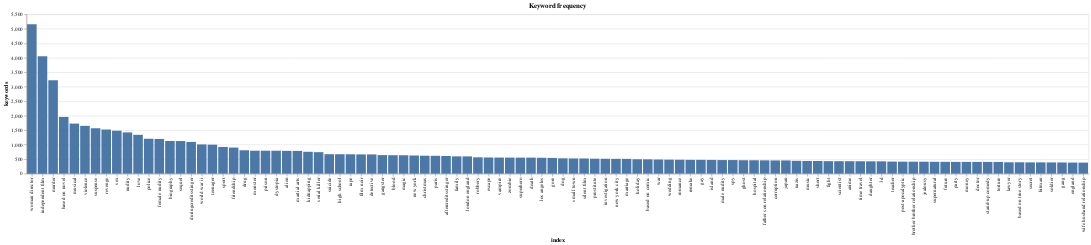

Notebook source saved alongside this figure:
### Markdown cell above
We can order by frequency and have a look at the distribution of the top-100:

### Code cell
alt.Chart(movies["keywords"].value_counts()[:100].reset_index(), title="Keyword frequency").mark_bar().encode(
    x=alt.Y("index:N", sort=alt.SortField(field="keywords", order="descending")),
    y="keywords:Q"
)

### Figure 1 — Vega-Lite specification as saved in the notebook (floating-point values rounded to 4 significant figures)
{"config": {"view": {"continuousWidth": 400, "continuousHeight": 300}}, "data": {"name": "data-78ba0ead24c7c02ad1d8ed5dadde81c3"}, "mark": "bar", "encoding": {"x": {"type": "nominal", "field": "index", "sort": {"field": "keywords", "order": "descending"}}, "y": {"type": "quantitative", "field": "keywords"}}, "title": "Keyword frequency", "$schema": "https://vega.github.io/schema/vega-lite/v4.8.1.json", "datasets": {"data-78ba0ead24c7c02ad1d8ed5dadde81c3": [{"index": "woman director", "keywords": 5161}, {"index": "independent film", "keywords": 4052}, {"index": "murder", "keywords": 3222}, {"index": "based on novel", "keywords": 1958}, {"index": "musical", "keywords": 1728}, {"index": "violence", "keywords": 1650}, {"index": "suspense", "keywords": 1567}, {"index": "revenge", "keywords": 1523}, {"index": "sex", "keywords": 1482}, {"index": "nudity", "keywords": 1424}, {"index": "love", "keywords": 1340}, {"index": "police", "keywords": 1205}, {"index": "female nudity", "keywords": 1198}, {"index": "biography", "keywords": 1128}, {"index": "sequel", "keywords": 1125}, {"index": "duringcreditsstinger", "keywords": 1095}, {"index": "world war ii", "keywords": 1009}, {"index": "teenager", "keywords": 1000}, {"index": "sport", "keywords": 922}, {"index": "friendship", "keywords": 900}, {"index": "drug", "keywords": 807}, {"index": "monster", "keywords": 792}, {"index": "prison", "keywords": 791}, {"index": "dystopia", "keywords": 791}, {"index": "alien", "keywords": 787}, {"index": "martial arts", "keywords": 785}, {"index": "kidnapping", "keywords": 754}, {"index": "serial killer", "keywords": 741}, {"index": "suicide", "keywords": 671}, {"index": "high school", "keywords": 670}, {"index": "rape", "keywords": 668}, {"index": "film noir", "keywords": 664}, {"index": "detective", "keywords": 663}, {"index": "gangster", "keywords": 640}, {"index": "blood", "keywords": 636}, {"index": "magic", "keywords": 635}, {"index": "new york", "keywords": 626}, {"index": "christmas", "keywords": 619}, {"index": "paris", "keywords": 616}, {"index": "aftercreditsstinger", "keywords": 608}, {"index": "family", "keywords": 597}, {"index": "london england", "keywords": 596}, {"index": "robbery", "keywords": 564}, {"index": "escape", "keywords": 558}, {"index": "vampire", "keywords": 555}, {"index": "zombie", "keywords": 554}, {"index": "superhero", "keywords": 553}, {"index": "death", "keywords": 553}, {"index": "los angeles", "keywords": 548}, {"index": "gore", "keywords": 542}, {"index": "dog", "keywords": 529}, {"index": "small town", "keywords": 525}, {"index": "silent film", "keywords": 524}, {"index": "prostitute", "keywords": 516}, {"index": "investigation", "keywords": 514}, {"index": "new york city", "keywords": 511}, {"index": "marriage", "keywords": 510}, {"index": "holiday", "keywords": 497}, {"index": "based on comic", "keywords": 494}, {"index": "war", "keywords": 488}, {"index": "wedding", "keywords": 483}, {"index": "romance", "keywords": 480}, {"index": "remake", "keywords": 476}, {"index": "gay", "keywords": 476}, {"index": "island", "keywords": 473}, {"index": "male nudity", "keywords": 469}, {"index": "spy", "keywords": 469}, {"index": "ghost", "keywords": 463}, {"index": "hospital", "keywords": 462}, {"index": "father son relationship", "keywords": 459}, {"index": "corruption", "keywords": 456}, {"index": "japan", "keywords": 456}, {"index": "nazis", "keywords": 443}, {"index": "music", "keywords": 438}, {"index": "short", "keywords": 436}, {"index": "fight", "keywords": 431}, {"index": "scientist", "keywords": 430}, {"index": "anime", "keywords": 429}, {"index": "time travel", "keywords": 428}, {"index": "daughter", "keywords": 426}, {"index": "3d", "keywords": 425}, {"index": "teacher", "keywords": 416}, {"index": "post-apocalyptic", "keywords": 413}, {"index": "brother brother relationship", "keywords": 413}, {"index": "jealousy", "keywords": 412}, {"index": "supernatural", "keywords": 409}, {"index": "future", "keywords": 407}, {"index": "party", "keywords": 405}, {"index": "money", "keywords": 405}, {"index": "doctor", "keywords": 405}, {"index": "stand-up comedy", "keywords": 404}, {"index": "torture", "keywords": 403}, {"index": "lawyer", "keywords": 392}, {"index": "based on true story", "keywords": 392}, {"index": "secret", "keywords": 389}, {"index": "hitman", "keywords": 389}, {"index": "soldier", "keywords": 387}, {"index": "gang", "keywords": 385}, {"index": "england", "keywords": 382}, {"index": "wife husband relationship", "keywords": 380}]}}
